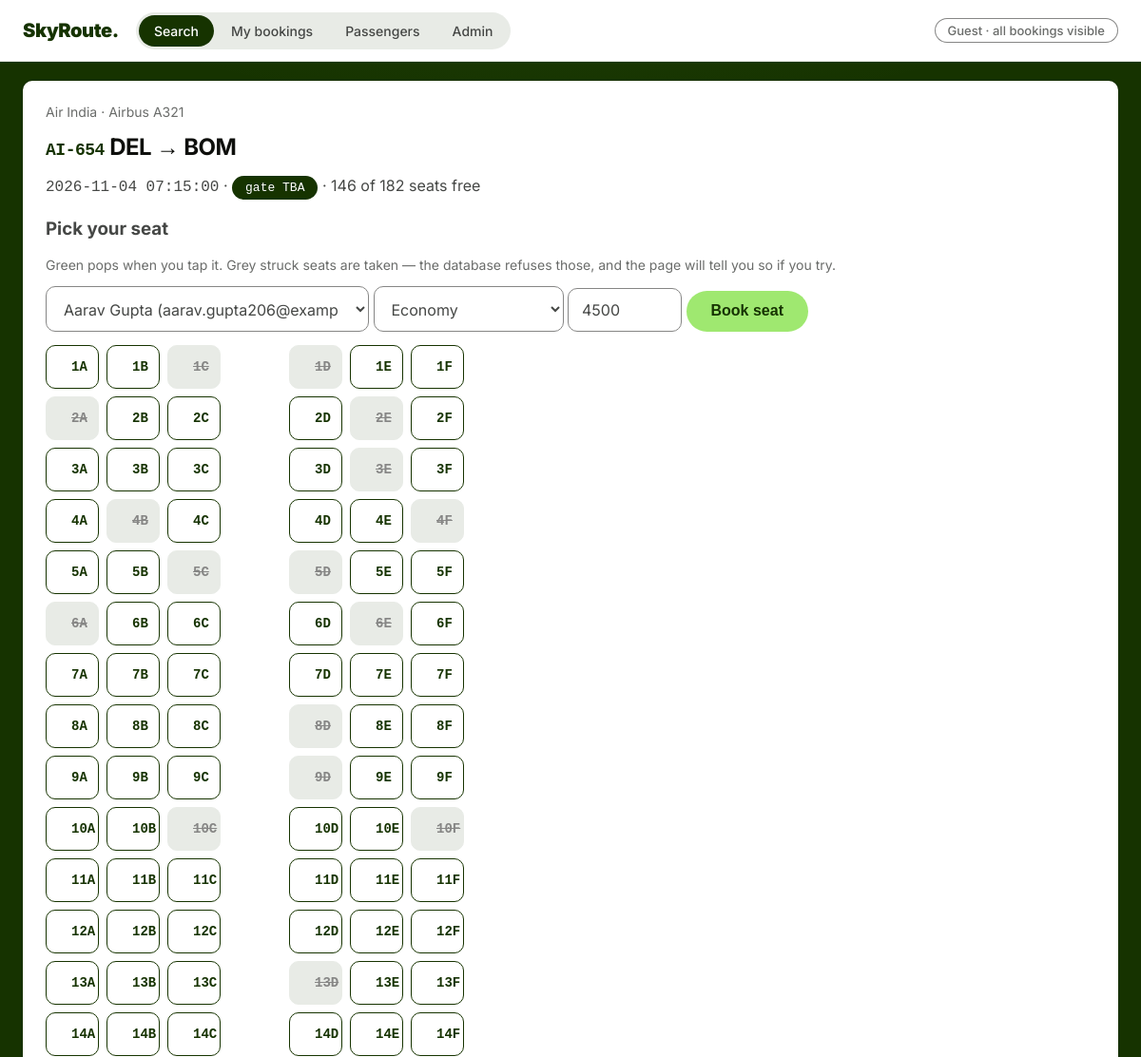
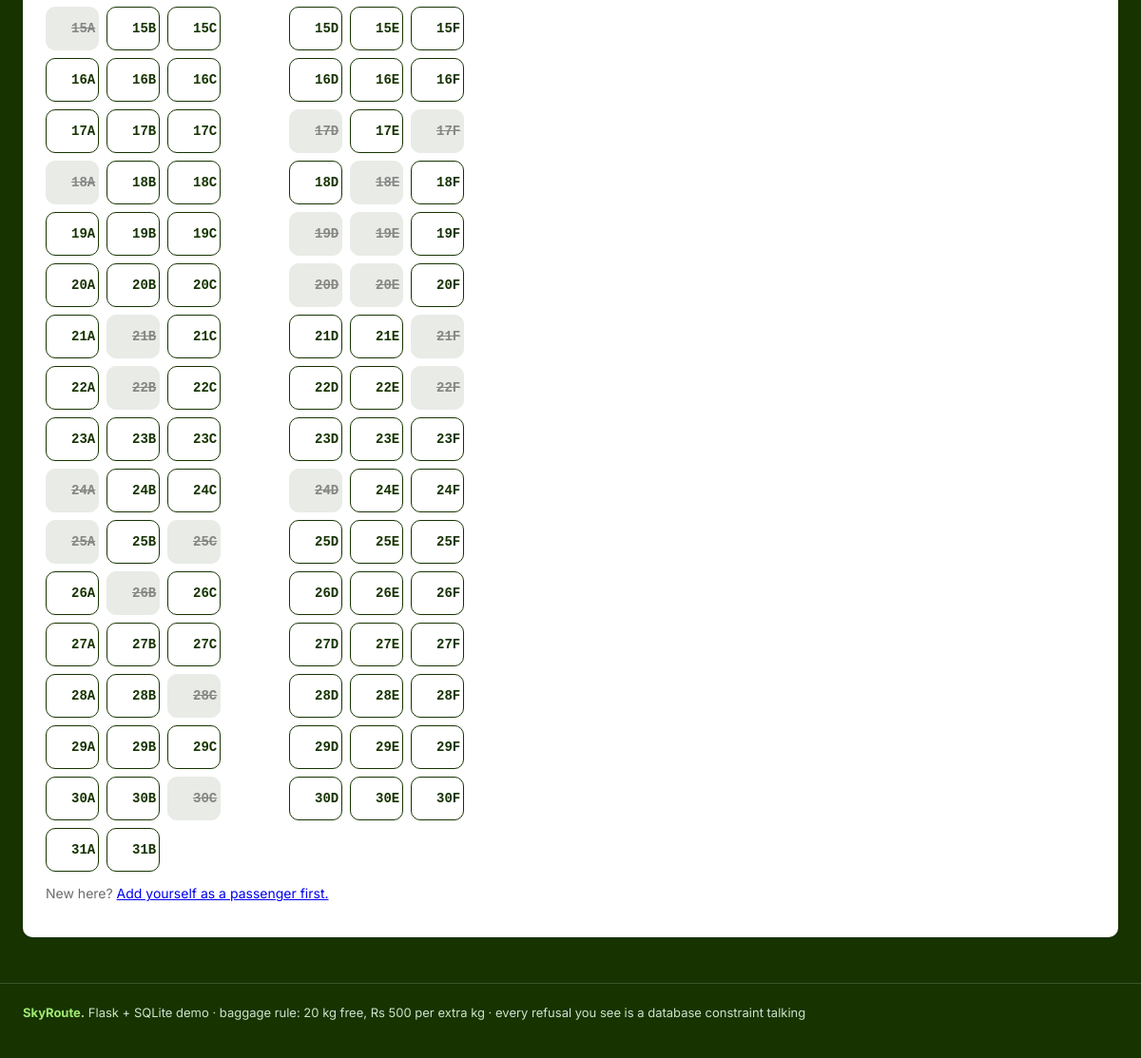
Screenshot of /book/24 with the database file from the repository (2 pictures, top to bottom).
### tables this page shows
CREATE TABLE Airlines (
  airline_id   INTEGER PRIMARY KEY AUTOINCREMENT,
  airline_name TEXT NOT NULL,
  iata_code    TEXT NOT NULL,
  country      TEXT NOT NULL DEFAULT 'India',
  UNIQUE (airline_name),
  UNIQUE (iata_code)
);

CREATE TABLE Aircraft (
  aircraft_id INTEGER PRIMARY KEY AUTOINCREMENT,
  tail_number TEXT NOT NULL,
  model       TEXT NOT NULL,
  capacity    INTEGER NOT NULL CHECK (capacity > 0 AND capacity <= 850),
  airline_id  INTEGER NOT NULL REFERENCES Airlines (airline_id)
              ON DELETE CASCADE ON UPDATE CASCADE,
  UNIQUE (tail_number)
);

CREATE TABLE Flights (
  flight_id            INTEGER PRIMARY KEY AUTOINCREMENT,
  flight_number        TEXT NOT NULL,
  airline_id           INTEGER NOT NULL REFERENCES Airlines (airline_id)
                       ON DELETE CASCADE ON UPDATE CASCADE,
  departure_airport_id INTEGER NOT NULL REFERENCES Airports (airport_id)
                       ON DELETE RESTRICT ON UPDATE CASCADE,
  arrival_airport_id   INTEGER NOT NULL REFERENCES Airports (airport_id)
                       ON DELETE RESTRICT ON UPDATE CASCADE,
  sched_departure      TEXT NOT NULL,
  sched_arrival        TEXT NOT NULL,
  flight_status        TEXT NOT NULL DEFAULT 'Active'
                       CHECK (flight_status IN ('Active','Suspended')),
  UNIQUE (flight_number),
  CHECK (departure_airport_id <> arrival_airport_id)
);

CREATE TABLE Airports (
  airport_id   INTEGER PRIMARY KEY AUTOINCREMENT,
  iata_code    TEXT NOT NULL,
  airport_name TEXT NOT NULL,
  city         TEXT NOT NULL,
  country      TEXT NOT NULL DEFAULT 'India',
  UNIQUE (iata_code),
  UNIQUE (airport_name)
);

CREATE TABLE Departures (
  departure_id        INTEGER PRIMARY KEY AUTOINCREMENT,
  flight_id           INTEGER NOT NULL REFERENCES Flights (flight_id)
                      ON DELETE CASCADE ON UPDATE CASCADE,
  scheduled_departure TEXT NOT NULL,
  scheduled_arrival   TEXT NOT NULL,
  departure_status    TEXT NOT NULL DEFAULT 'Scheduled'
                      CHECK (departure_status IN
                        ('Scheduled','Boarding','Departed','Arrived','Delayed','Cancelled')),
  aircraft_id INTEGER REFERENCES Aircraft (aircraft_id)
              ON DELETE SET NULL ON UPDATE CASCADE,
  gate_id     INTEGER REFERENCES Gates (gate_id)
              ON DELETE SET NULL ON UPDATE CASCADE,
  UNIQUE (flight_id, scheduled_departure),
  CHECK (scheduled_arrival > scheduled_departure)
);

### app.py (the view, shortened to what this page needs)
@app.route("/book/<int:departure_id>", methods=["GET", "POST"])
def book(departure_id):
    db = get_db()
    dep = db.execute(
        """SELECT d.*, f.flight_number, al.airline_name, ac.capacity, ac.model,
                  dep_a.iata_code AS from_airport, arr_a.iata_code AS to_airport
           FROM Departures d
           JOIN Flights f ON d.flight_id = f.flight_id
           JOIN Airlines al ON f.airline_id = al.airline_id
           JOIN Airports dep_a ON f.departure_airport_id = dep_a.airport_id
           JOIN Airports arr_a ON f.arrival_airport_id = arr_a.airport_id
           LEFT JOIN Aircraft ac ON d.aircraft_id = ac.aircraft_id
           WHERE d.departure_id = ?""",
        (departure_id,)).fetchone()
    if dep is None:
        return "Unknown departure", 404
    taken = {r["seat_number"] for r in
             db.execute("SELECT seat_number FROM Bookings WHERE departure_id = ?",
                        (departure_id,))}
    passengers = db.execute(
        "SELECT * FROM Passengers ORDER BY last_name, first_name").fetchall()
    grid = seat_map(dep["capacity"] or 180, taken)
    return render_template("book.html", dep=dep, grid=grid,
                           taken=sorted(taken), passengers=passengers)

### app.py (called while the page is built)
def get_db():
    if "db" not in g:
        g.db = sqlite3.connect(DB)
        g.db.row_factory = sqlite3.Row
        g.db.execute("PRAGMA foreign_keys = ON")
    return g.db

@app.context_processor
def traveler():
    me = None
    pid = session.get("pax_id")
    if pid:
        me = get_db().execute(
            "SELECT first_name, last_name FROM Passengers WHERE passenger_id = ?",
            (pid,)).fetchone()
    return {"traveler": me}

def seat_map(capacity, taken):
    rows = []
    n = 1
    while len(rows) * 6 < capacity:
        row = [f"{n}{l}" for l in "ABCDEF"][: capacity - len(rows) * 6]
        rows.append([(s, s in taken) for s in row])
        n += 1
    return rows

### templates/book.html (shortened to what this page needs)
{% extends "base.html" %}{% set page='search' %}{% block body %}
<div class="card">
<p class="mut" style="margin-top:0">{{ dep.airline_name }} · {{ dep.model }}</p>
<h2><span class="flight">{{ dep.flight_number }}</span>
{{ dep.from_airport }} → {{ dep.to_airport }}</h2>
<p><span class="mono">{{ dep.scheduled_departure }}</span> ·
<span class="tag gate">{{ dep.gate_number or "gate TBA" }}</span> ·
{{ dep.capacity - taken|length }} of {{ dep.capacity }} seats free</p>
<h3>Pick your seat</h3>
<p class="mut">Green pops when you tap it. Grey struck seats are taken — the database
refuses those, and the page will tell you so if you try.</p>
<form method="post" id="bookform">
<select name="passenger_id" style="max-width:340px">{% for p in passengers %}
<option value="{{ p.passenger_id }}">{{ p.first_name }} {{ p.last_name }} ({{ p.email }})</option>{% endfor %}</select>
<select name="travel_class" style="max-width:200px">
<option>Economy</option><option>Premium Economy</option>
<option>Business</option><option>First</option></select>
<input name="price" value="4500" size="7" required style="max-width:120px">
<button>Book seat </button></form>
<div class="seats" id="cabin">
{% for row in grid %}{% for s, is_taken in row %}
<button type="button" data-seat="{{ s }}" {% if is_taken %}disabled{% endif %}>{{ s }}</button>
{% endfor %}{% endfor %}</div>
<p class="mut">New here? <a href="/passengers">Add yourself as a passenger first.</a></p>
</div>
{% endblock %}

### templates/base.html (style rules this page uses)
:root { --forest:#163300;--lime:#9fe870;--spruce:#054d28;--mist:#e2f6d5; --fog:#e8ebe6;--paper:#fff;--char:#454745;--obsidian:#0e0f0c; --pebble:#868685;--slate:#6a6c6a;--red:#cb272f;--line:#dfe4dc }
* { box-sizing:border-box }

### rows the page displays
Airlines: airline_name "Air India"
Aircraft: model "Airbus A321", capacity "182"
Flights: flight_number "AI-654"
Airports: from_airport "DEL"
Airports: to_airport "BOM"
Departures: scheduled_departure "2026-11-04 07:15:00"

### other values shown
{{ dep.gate_number or "gate TBA" }} "gate TBA"
{{ dep.capacity - taken|length }} "146"
{{ s }} "1A" "1B" "1C" "1D" "1E" "1F" "2A" "2B" "2C" "2D" "2E" "2F" "3A" "3B" "3C" "3D" "3E" "3F" "4A" "4B" "4C" "4D" "4E" "4F" "5A" "5B" "5C" "5D" "5E" "5F" "6A" "6B" "6C" "6D" "6E" "6F" "7A" "7B" "7C" "7D" "7E" "7F" "8A" "8B" "8C" "8D" "8E" "8F" "9A" "9B" "9C" "9D" "9E" "9F" "10A" "10B" "10C" "10D" "10E" "10F" "11A" "11B" "11C" "11D" "11E" "11F" "12A" "12B" "12C" "12D" "12E" "12F" "13A" "13B" "13C" "13D" "13E" "13F" "14A" "14B" "14C" "14D" "14E" "14F" "15A" "15B" "15C" "15D" "15E" "15F" "16A" "16B" "16C" "16D" "16E" "16F" "17A" "17B" "17C" "17D" "17E" "17F" "18A" "18B" "18C" "18D" "18E" "18F" "19A" "19B" "19C" "19D" "19E" "19F" "20A" "20B" "20C" "20D" "20E" "20F" "21A" "21B" "21C" "21D" "21E" "21F" "22A" "22B" "22C" "22D" "22E" "22F" "23A" "23B" "23C" "23D" "23E" "23F" "24A" "24B" "24C" "24D" "24E" "24F" "25A" "25B" "25C" "25D" "25E" "25F" "26A" "26B" "26C" "26D" "26E" "26F" "27A" "27B" "27C" "27D" "27E" "27F" "28A" "28B" "28C" "28D" "28E" "28F" "29A" "29B" "29C" "29D" "29E" "29F" "30A" "30B" "30C" "30D" "30E" "30F" "31A" "31B"
form field passenger_id "Aarav Gupta (aarav.gupta206@example.com)"
